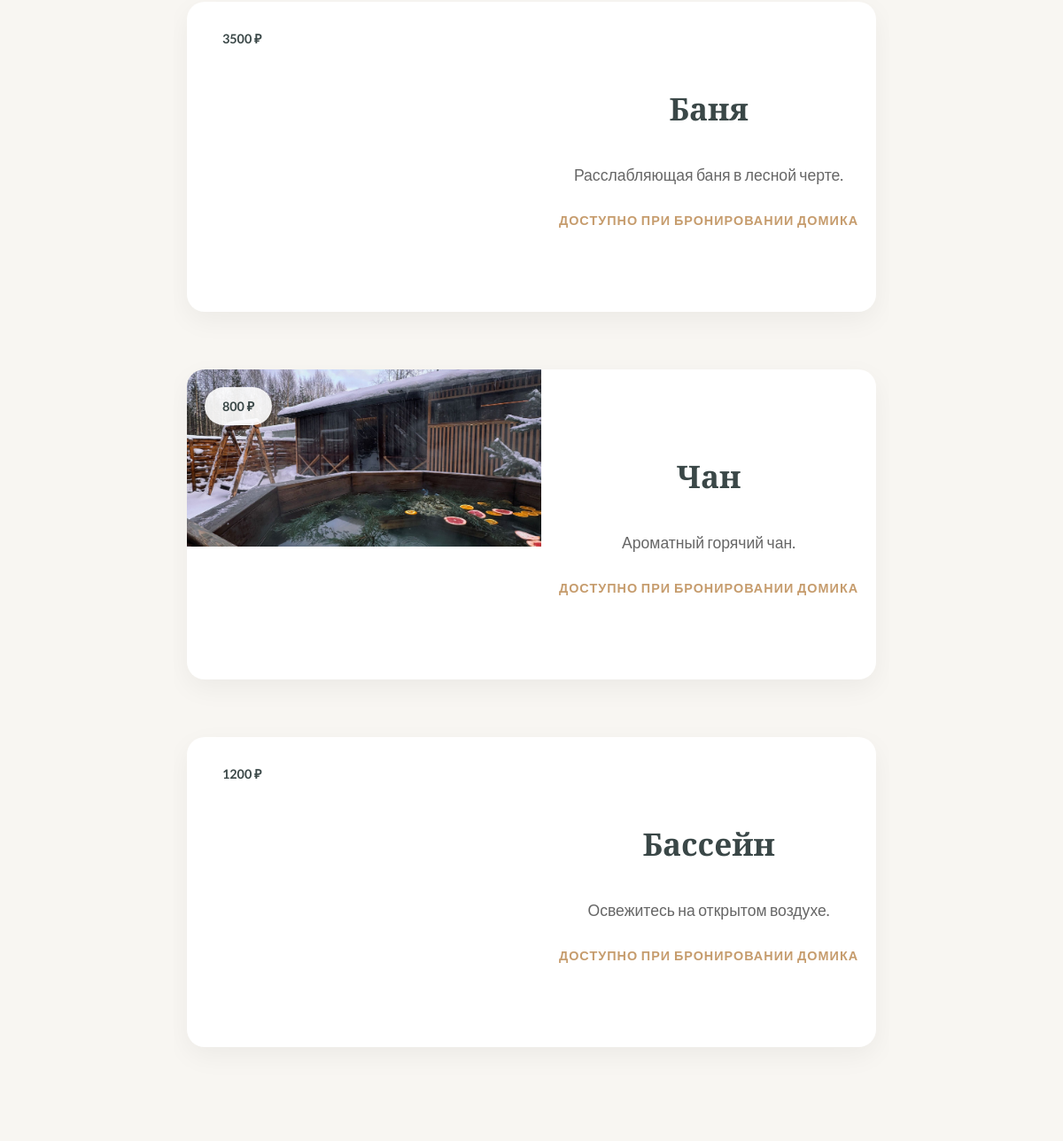
Page /services (middle part) on the earlier database version.
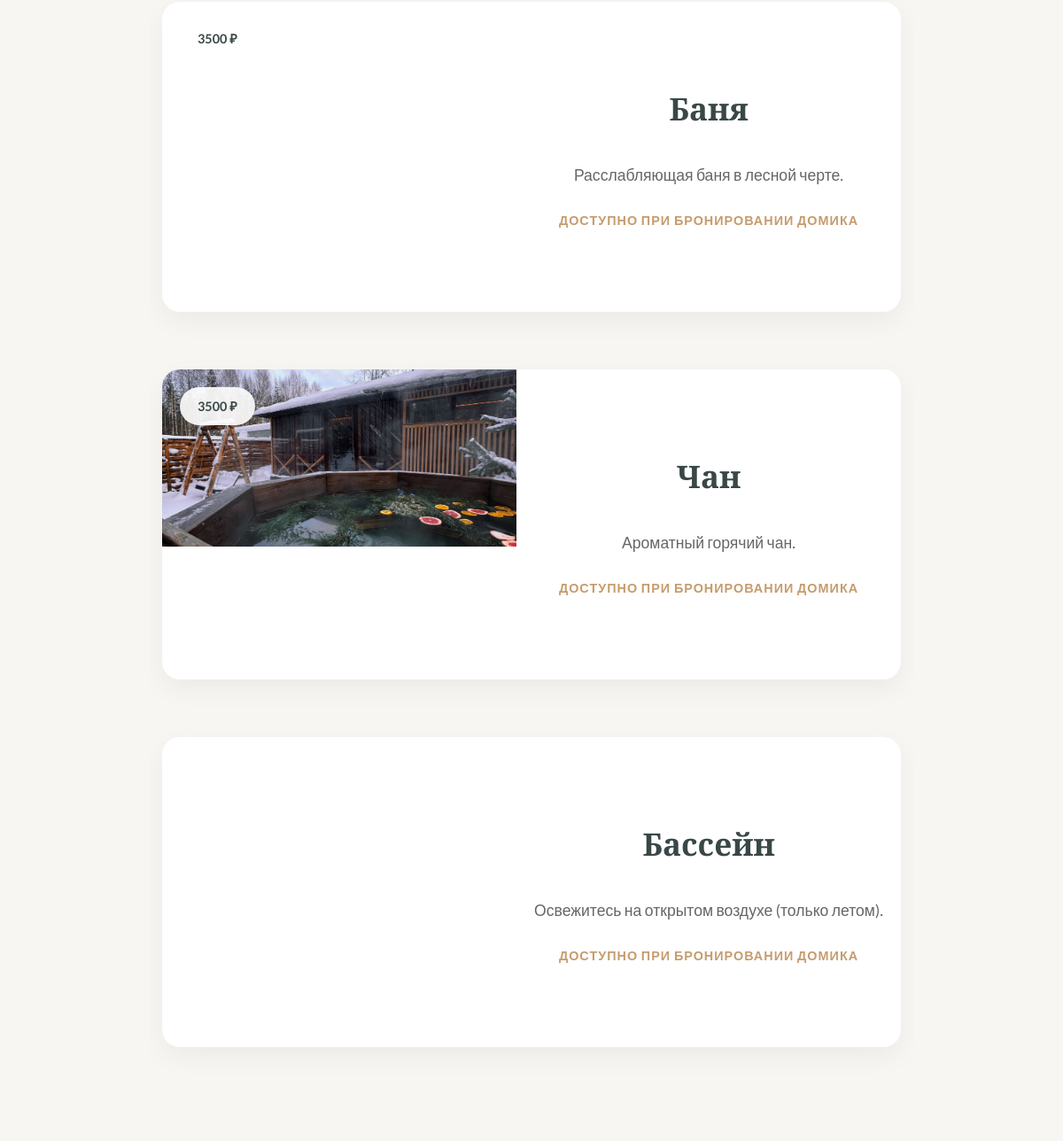
Same page on the later database version.
### tables this page shows
CREATE TABLE services (
                id INTEGER PRIMARY KEY AUTOINCREMENT,
                name TEXT NOT NULL,
                description TEXT,
                price INTEGER,
                image_filename TEXT
            );

### app.py (the view)
@app.route('/services')
def services():
    conn = get_db_connection()
    services_data = conn.execute('SELECT * FROM services').fetchall()
    conn.close()
    return render_template('services.html', services=services_data)

### app.py (called while the page is built)
def get_db_connection():
    basedir = os.path.abspath(os.path.dirname(__file__))
    db_path = "data/glamping.db"
    conn = sqlite3.connect(db_path)
    conn.row_factory = sqlite3.Row
    return conn

### templates/services.html (shortened to what this page needs)
{% extends 'base.html' %}
{% block content %}
<div class="booking-page-container" style="width: 100%; max-width: 100%; padding: 0 15px; box-sizing: border-box; overflow-x: hidden;">
    <div class="results-display-area">
        <div class="houses-list-vertical">
            {% for service in services %}
            <div class="house-wide-card">
                <div class="wide-card-image"
                     style="background-image: url('{{ url_for('static', filename='img/services/' ~ service.image_filename) }}');">
                    {% if service.price %}
                    <div class="price-badge">{{ service.price }} ₽</div>
                    {% endif %}
                </div>
                <div class="wide-card-content">
                    <h2 class="wide-card-title">{{ service.name }}</h2>
                    <p class="wide-card-description">{{ service.description }}</p>
                    <div class="wide-card-link">Доступно при бронировании домика</div>
                </div>
            </div>
            {% endfor %}
        </div>
    </div>
</div>
{% endblock %}

Differences in the rows shown:
changed services "Чан": price "800" → "3500"
changed services "Бассейн": description "Освежитесь на открытом воздухе." → "Освежитесь на открытом воздухе (только летом)."; price "1200" → (not shown)
